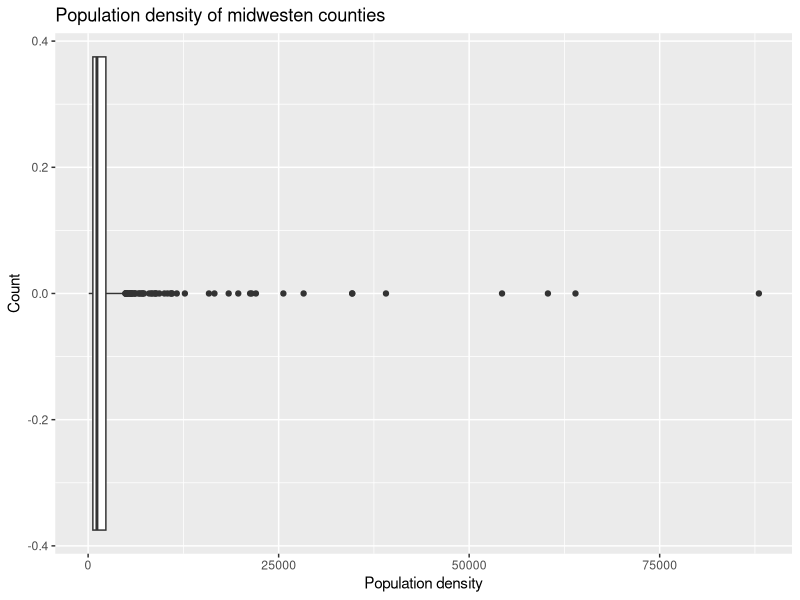

Write R code to recreate this figure.
## ---- chunk 1
#| eval: true
#| message: false

library(tidyverse)
## ---- chunk 2
midwest |> count(state, sort=TRUE)
# IL has the most counties with 102 counties, and WI has the least counties with 72.
## ---- chunk 3

## ---- chunk 4
ggplot(midwest, aes(x = popdensity)) +
  geom_boxplot() +
  labs(
    x = "Population density",
    y = "Count",
    title = "Population density of midwesten counties",
  )
#a
filter(midwest,popdensity>25000) |> select(county,state,popdensity,poptotal,area)
#b
filter(midwest, popdensity==max(midwest$popdensity)) |> select(county,state,popdensity,poptotal,area)
